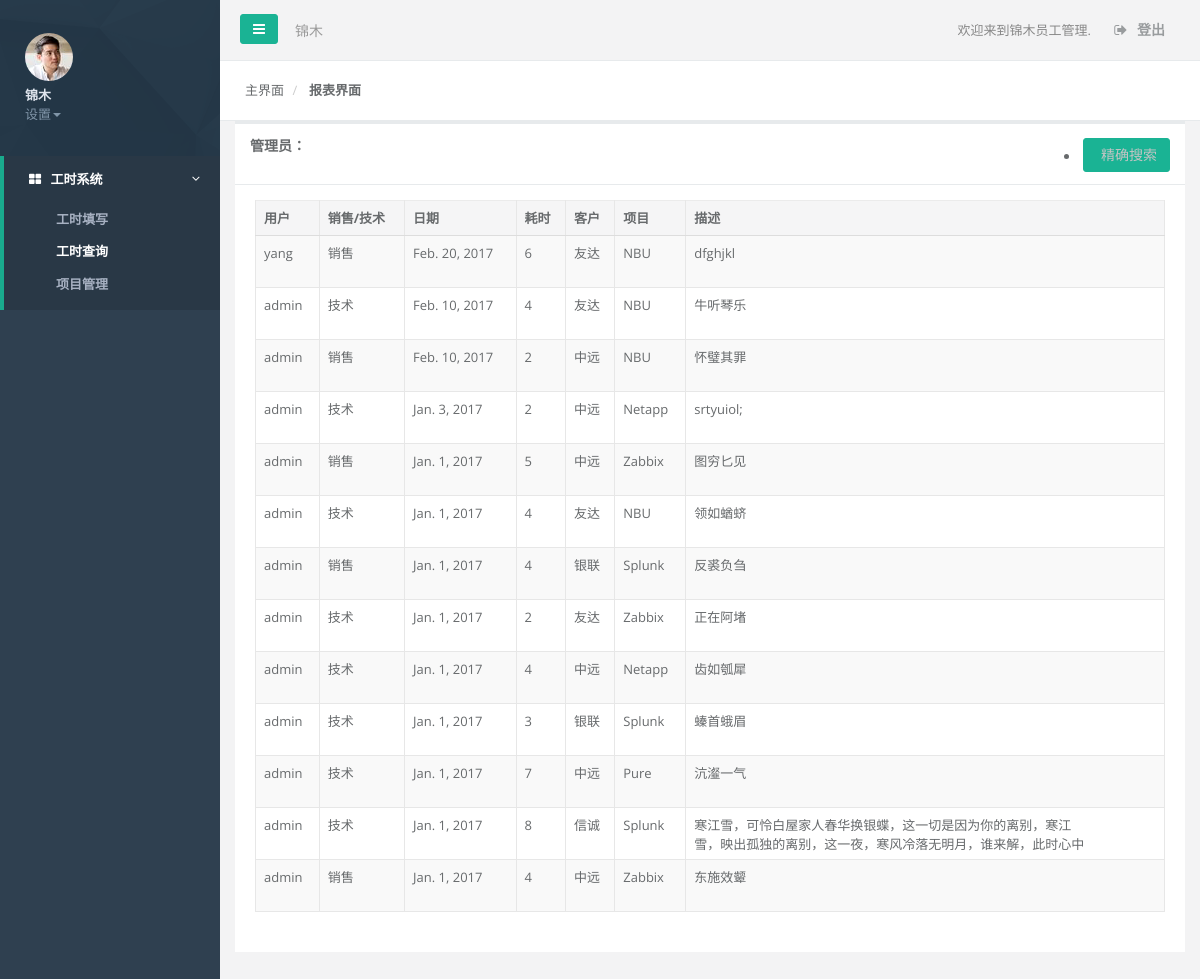
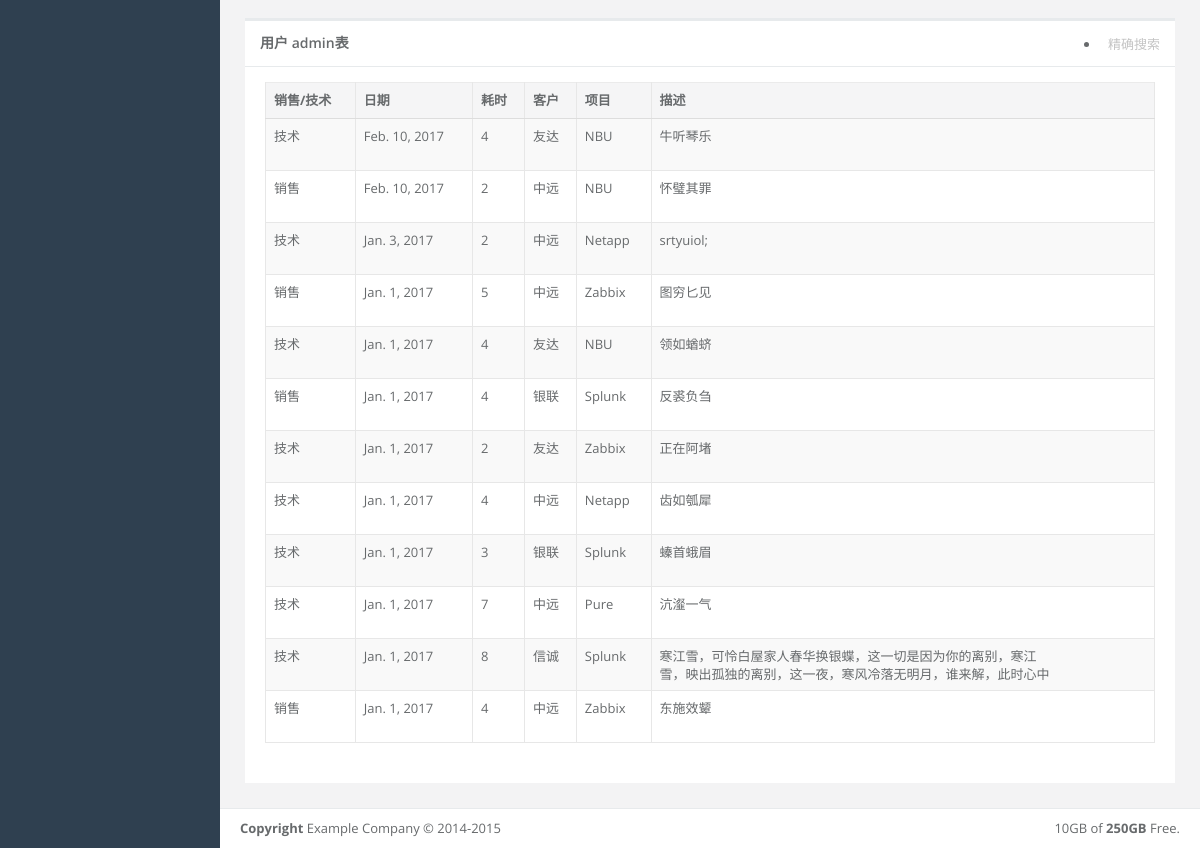
Page /statement/ (signed in) on the earlier database version (2 pictures, top to bottom).
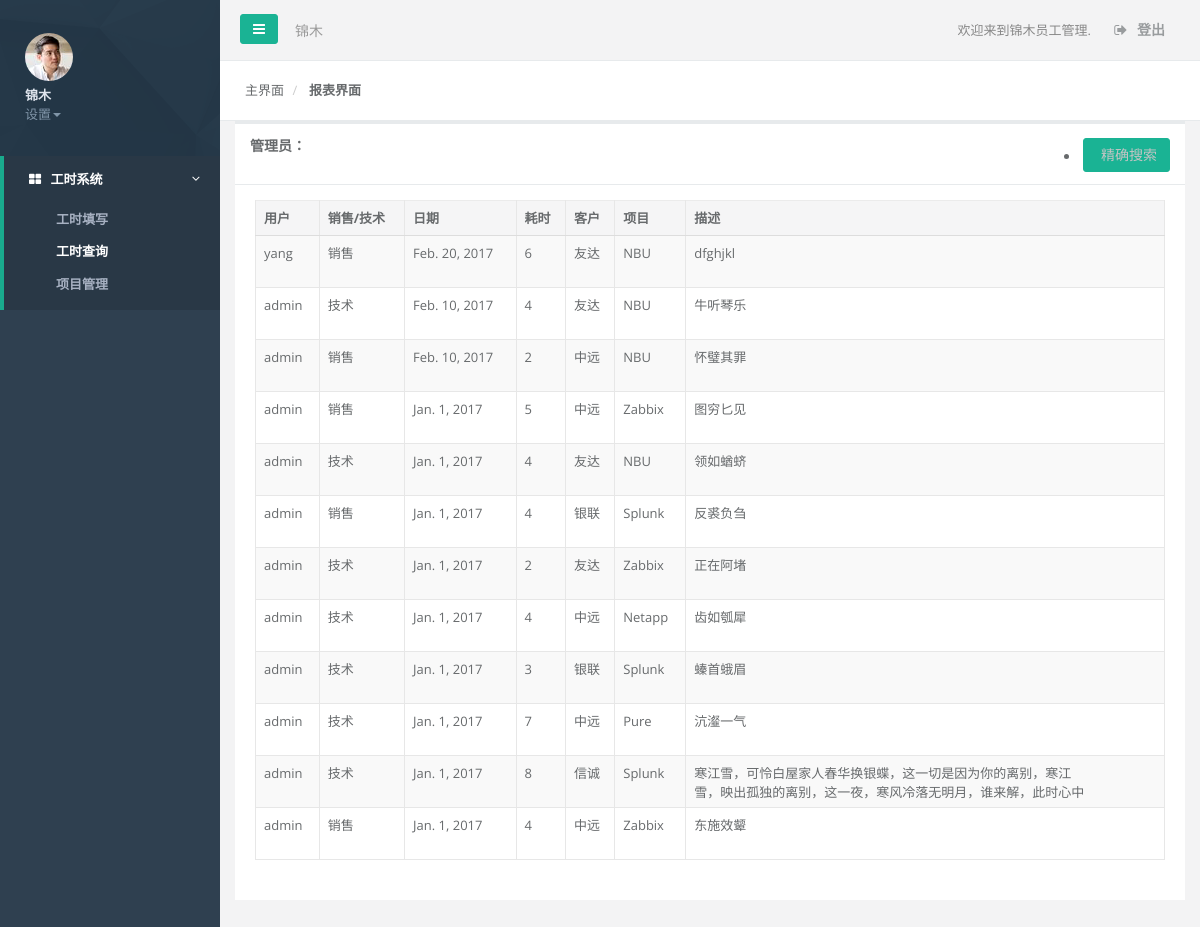
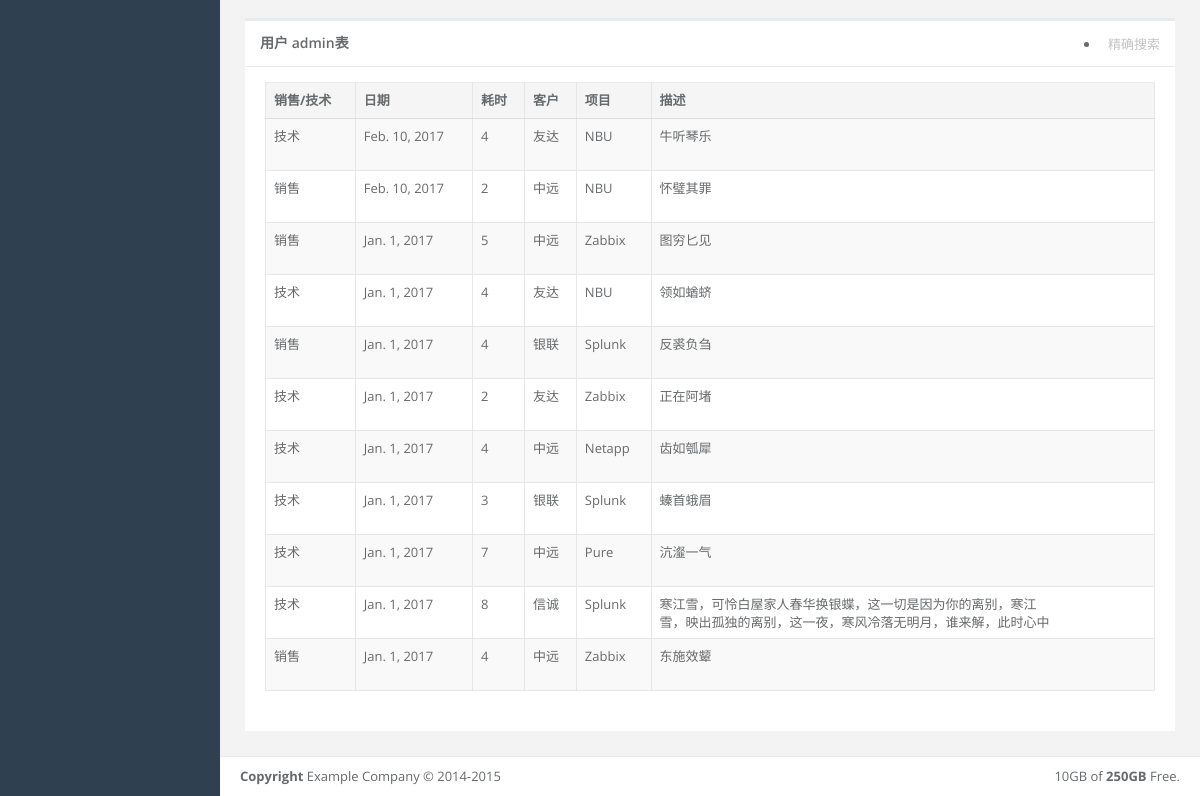
Same page on the later database version (2 pictures, top to bottom).
### activelist/models.py (models this page shows, shortened)
class Activelist(models.Model):
    ACT_TYPE = (
        ('per','Pre-Sales'),
        ('aft','After-Sales'),
    )
    utype = models.CharField(max_length=20,default='none',choices=ACT_TYPE)
    datetime = models.DateField()
    expendtime = models.IntegerField(max_length=50,default='none')
    client = models.ForeignKey('Client')
    project = models.ForeignKey('Project')
    detail = models.TextField()
    username = models.ForeignKey(User,on_delete=models.CASCADE)
    class Meta:
        ordering = ['-datetime']

class Client(models.Model):
    clientl = models.CharField(max_length=50,blank=True)
    def __unicode__(self):
        return self.clientl

class Project(models.Model):
    projectl = models.CharField(max_length=50,blank=True)
    def __unicode__(self):
        return self.projectl

### statement/views.py (the view)
@login_required
def index(request):
    u = request.user
    activel = Activelist.objects.filter(username_id=u.id)
    activeall = Activelist.objects.all()
    user = User.objects.filter(id=u.id).first()
    return render(request,'statement/index.html',{'activel':activel,'activeall':activeall,'user':user})

### statement/templates/statement/index.html (shortened to what the changed rows need)
<!DOCTYPE html>
<html>
<head>
    <link href="../../../static/css/bootstrap.min.css" rel="stylesheet">
    <link href="../../../static/font-awesome/css/font-awesome.css" rel="stylesheet">
    <link href="../../../static/css/plugins/dataTables/datatables.min.css" rel="stylesheet">
    <link href="../../../static/css/animate.css" rel="stylesheet">
    <link href="../../../static/css/style.css" rel="stylesheet">
</head>
<body>
    <div id="wrapper">
        <div id="page-wrapper" class="gray-bg">
            {% if user.is_superuser %}
              <div class="row">
                  <div class="col-lg-12">
                  <div class="ibox float-e-margins">
                      <div class="ibox-content">
                          <div class="table-responsive">
                      <table class="table table-striped table-bordered table-hover dataTables-example" >
                      <thead>
                      <tr>
                        <th>用户</th>
                        <th>销售/技术</th>
                        <th>日期</th>
                        <th>耗时</th>
                        <th>客户</th>
                        <th>项目</th>
                        <th>描述</th>
                      </tr>
                      </thead>
                      <tbody>
                      {% for a in activeall %}
                      <tr class="gradeX">
                          <td>{{ a.username }}</td>
                          <td>{{ a.utype }}</td>
                          <td>{{ a.datetime }}</td>
                          <td>{{ a.expendtime }}</td>
                          <td>{{ a.client }}</td>
                          <td>{{ a.project }}</td>
                          <td><div style="width:400px; height:35px; overflow:hidden ">{{ a.detail }}</div></td>
                      </tr>
                      {% endfor %}
                      </tbody>
                      </table>
                          </div>
                      </div>
                  </div>
              </div>
              </div>
              {% else %}
                <strong> 注：您不是管理员无法查看所有人的纪录 </strong>
              {% endif %}
        <div class="wrapper wrapper-content animated fadeInRight">
            <div class="row">
                <div class="col-lg-12">
                <div class="ibox float-e-margins">
                    <div class="ibox-content">
                        <div class="table-responsive">
                    <table class="table table-striped table-bordered table-hover dataTables-example" >
                    <thead>
                    <tr>
                      <th>销售/技术</th>
                      <th>日期</th>
                      <th>耗时</th>
                      <th>客户</th>
                      <th>项目</th>
                      <th>描述</th>
                    </tr>
                    </thead>
                    <tbody>
                    {% for a in activel %}
                    <tr class="gradeX">
                        <td>{{ a.utype }}</td>
                        <td>{{ a.datetime }}</td>
                        <td>{{ a.expendtime }}</td>
                        <td>{{ a.client }}</td>
                        <td>{{ a.project }}</td>
                        <td><div style="width:400px; height:35px; overflow:ellipsis;overflow:hidden ">{{ a.detail }}</div></td>
                    </tr>
                    {% endfor %}
                    </tbody>
                    </table>
                        </div>
                    </div>
                </div>
            </div>
            </div>
        </div>
        </div>
        </div>
</body>
</html>

Differences in the rows shown:
removed Activelist: username "admin", utype "技术", datetime "Jan. 3, 2017", expendtime "2", client "中远", project "Netapp", detail "srtyuiol;"
